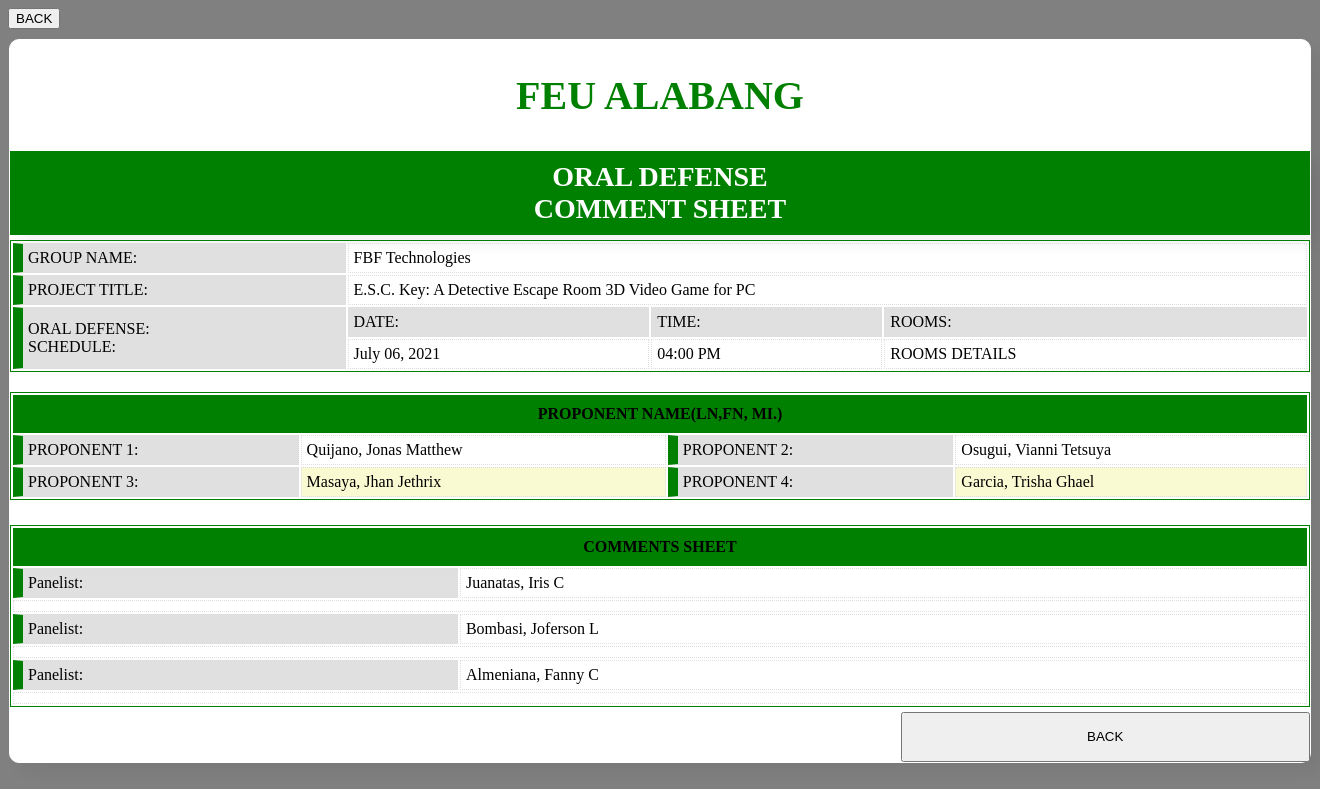
/comment_summary/4 (signed in), run on an earlier commit of the app's database.
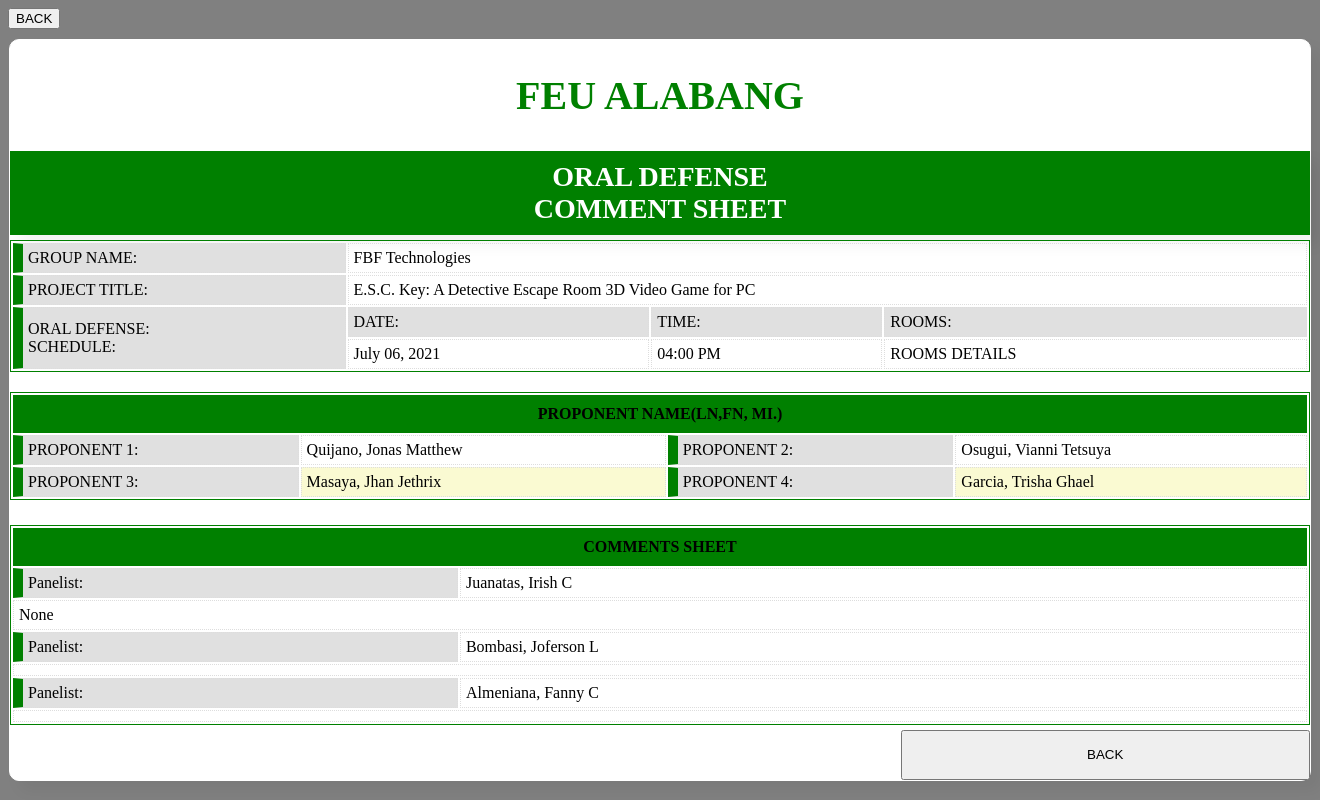
And on a later commit of the database.
### website/models.py (models this page shows, shortened)
class Panelist(db.Model, UserMixin):
    id         = db.Column(db.Integer, primary_key=True)
    username   = db.Column(db.String(150), nullable=False)
    password   = db.Column(db.String(150), nullable=False)
    last_name  = db.Column(db.String(150), nullable=False)
    first_name = db.Column(db.String(150), nullable=False)
    middle_in  = db.Column(db.String(10))
    school     = db.Column(db.String(150))
    header     = db.relationship('Defense', backref='head')
    mentee     = db.relationship('Group', backref='mentor')
    score      = db.relationship('Scores', backref='panel')
    paneling   = db.relationship(
        'Defense',
        secondary=defense_panel_score,
        backref=db.backref('panels')
    )

class Scores(db.Model):
    id           = db.Column(db.Integer, primary_key=True)
    indiv_scores = db.Column(db.String(150))
    group_score  = db.Column(db.Integer)
    comment      = db.Column(db.String(1000))
    defense_id   = db.Column(db.Integer, db.ForeignKey('defense.id'))
    panel_id     = db.Column(db.Integer, db.ForeignKey('panelist.id'))

### website/admin.py (the view)
@admin.route('/comment_summary/<content>', methods=['GET', 'POST'])
@login_required
def comment_summary(content):
    defense = db.session.query(Defense).filter_by(id=content).first()
    return render_template('gradesheet/comment_summary.html', defense=defense)

### website/__init__.py (called while the page is built)
def create_app():
    app = Flask(__name__)
    app.config['SECRET_KEY'] = 'hjshjhdjah kjshkjdhjs'
    app.config['SQLALCHEMY_DATABASE_URI'] = f'sqlite:///{DB_NAME}'
    db.init_app(app)
    from .admin import admin
    from .auth import auth
    from .user import user
    app.register_blueprint(auth, url_prefix='/')
    app.register_blueprint(admin, url_prefix='/')
    app.register_blueprint(user, url_prefix='/')
    from .models import Panelist, Master
    create_database(app)
    login_manager = LoginManager()
    login_manager.login_view = 'auth.login'
    login_manager.init_app(app)
    @login_manager.user_loader
    def load_user(username):
        if username == 'admin':
            return Master.query.filter_by(username=username).first()
        return Panelist.query.filter_by(username=username).first()
    return app

### website/templates/admin/gradesheet/comment_summary.html (shortened to what this page needs)
<html>
	<head>
        <link rel='stylesheet' href="{{ url_for('static', filename ='user/indiv_sheet.css') }}">
	</head>
	<body>
		<a href='/home/'>
			<button>BACK</button>
		</a>
		<div class="parent">
			<div class="div1">
				<h1>FEU ALABANG</h1>
			</div>
			<div class="div2 green_bg">
				<title_font1>ORAL DEFENSE</title_font1>
				<title_font1><br>COMMENT SHEET</title_font1>
			</div>
			<div class="div3">
				<table>
					<td class="left_gborder gray_bg">GROUP NAME:</td>
					<td class="" colspan = "3">{{ defense.group.name }}</td>
					<tr>
					<td class="left_gborder gray_bg">PROJECT TITLE:</td>
					<td class=""colspan = "3" >{{ defense.group.project_title }}</td>
					<tr>
					<td class=" left_gborder gray_bg " rowspan ="2">ORAL DEFENSE: <br> SCHEDULE: </td>
					<td class=" gray_bg ">DATE:</td>
					<td class=" gray_bg">TIME:</td>
					<td class=" gray_bg ">ROOMS:</td>
					<tr>
					<td class="">
						{{ defense.start_date.strftime('%B %d, %Y') }}
					</td>
					<td class="">
                    	{{ defense.start_date.strftime('%I:%M %p') }}
					</td>
					<td class="">ROOMS DETAILS</td>
				</table>
			</div>
			<div class="div4">
				<table>
					<tr>
						<th colspan = "4">PROPONENT NAME(LN,FN, MI.)</th>
					<tr>
						<td class="left_gborder gray_bg">PROPONENT 1:</td>
						{% set x = 0 %}
						{% if defense.group.members|length > x %}
							{% set stud_name = defense.group.members[x].last_name + ', ' + defense.group.members[x].first_name + ' ' + defense.group.members[x].middle_in %}
							<td class="">{{ stud_name }}</td>
						{% endif %}
						{% set x = x + 1 %}
						<td class="left_gborder gray_bg">PROPONENT 2:</td>
						{% if defense.group.members|length > x %}
							{% set stud_name = defense.group.members[x].last_name + ', ' + defense.group.members[x].first_name + ' ' + defense.group.members[x].middle_in %}
							<td class="">{{ stud_name }}</td>
						{% endif %}
						{% set x = x + 1 %}
					<tr class=" lyellow_bg ">
						<td class="left_gborder gray_bg">PROPONENT 3:</td>
						{% if defense.group.members|length > x %}
							{% set stud_name = defense.group.members[x].last_name + ', ' + defense.group.members[x].first_name + ' ' + defense.group.members[x].middle_in %}
							<td class="">{{ stud_name }}</td>
						{% endif %}
						{% set x = x + 1 %}
						<td class="left_gborder gray_bg">PROPONENT 4:</td>
						{% if defense.group.members|length > x %}
							{% set stud_name = defense.group.members[x].last_name + ', ' + defense.group.members[x].first_name + ' ' + defense.group.members[x].middle_in %}
							<td class="">{{ stud_name }}</td>
						{% endif %}
						{% set x = x + 1 %}
					</tr>
				</table>
			</div>
			<div class = "div5">
				<table>
					<th colspan = "2"> COMMENTS SHEET </th>
					{% for panel in defense.panels %}
						<tr>
							<td class = "gray_bg left_gborder"> Panelist: </td>
							<td>{{ panel.last_name }}, {{ panel.first_name }} {{ panel.middle_in }}</td>
						</tr>
						<tr>
							<td colspan = "2">
								{% for score in defense.score %}
									{% if score.panel_id == panel.id %}
										{{ score.comment }}
									{% endif %}
								{% endfor %}
							</td>
						</tr>
					{% endfor %}
				</table>
			</div>
			<div class="div6">
				<a href='/schedule/'>
					<button class="but" id="button_inp" name="button_inp">BACK</button>
				</a>
			</div>
		</div>
	</body>
</html>

What changed in the data, as far as the page shows it:
changed Panelist "Juanatas": first_name "Iris" → "Irish"
added Scores: comment "None", shown under Panelist "Juanatas"
